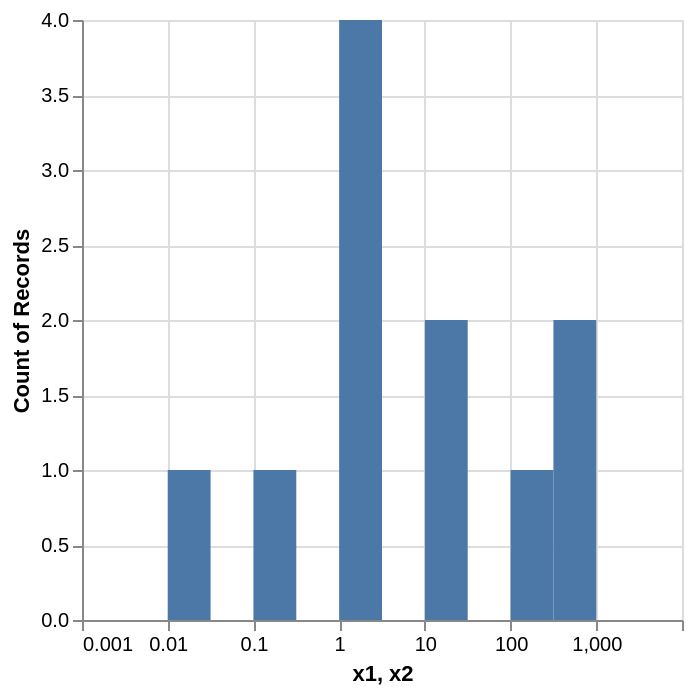

Here is the Vega-Lite specification saved for this chart:
### Vega-Lite specification from a JSON file in a GitHub repository (floating-point values rounded to 4 significant figures)
{"$schema": "https://vega.github.io/schema/vega-lite/v6.json", "data": {"values": [{"x": 0.01}, {"x": 0.1}, {"x": 1}, {"x": 1}, {"x": 1}, {"x": 1}, {"x": 10}, {"x": 10}, {"x": 100}, {"x": 500}, {"x": 800}]}, "transform": [{"calculate": "log(datum.x)/log(10)", "as": "log_x"}, {"bin": true, "field": "log_x", "as": "bin_log_x"}, {"calculate": "pow(10, datum.bin_log_x)", "as": "x1"}, {"calculate": "pow(10, datum.bin_log_x_end)", "as": "x2"}], "mark": "bar", "encoding": {"x": {"field": "x1", "scale": {"type": "log", "base": 10}, "axis": {"tickCount": 5}}, "x2": {"field": "x2"}, "y": {"aggregate": "count"}}}
